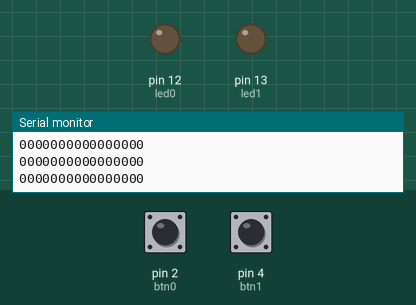
This sketch was run on a simulated Arduino Uno, built with avr-gcc and run on an emulated ATmega328P. Parts: output pins drawn as LEDs (lit = HIGH), the last lines printed to the serial monitor. The inputs (shaded band) are chosen by the test bench; at power-on: pin 2 (btn0) LOW, pin 4 (btn1) LOW.

Above: at 1.2 s.
1.3 s: pin 2 (btn0) pulled HIGH for 0.15 s
At 2.0 s:
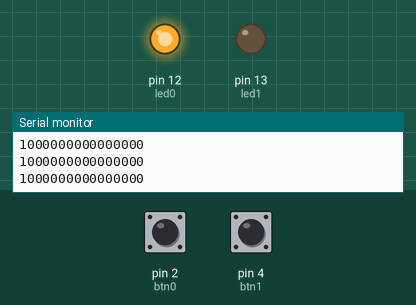
2.9 s: pin 4 (btn1) pulled HIGH for 0.15 s
At 3.3 s:
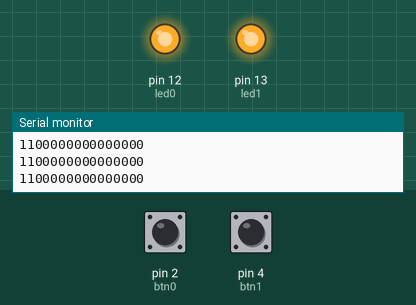
4.5 s: pin 2 (btn0) pulled HIGH for 3.2 s
At 7.7 s:
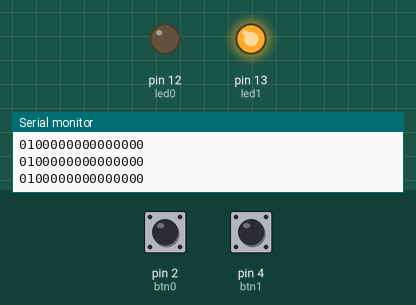
9.2 s: pin 2 (btn0) pulled HIGH for 1 s
At 10.4 s:
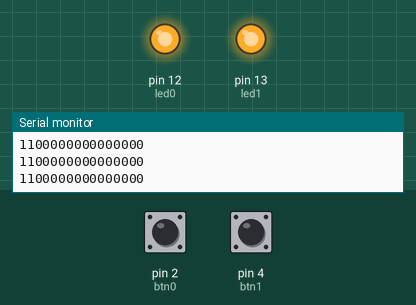
11.7 s: pin 4 (btn1) pulled HIGH for 3.2 s
At 14.4 s:
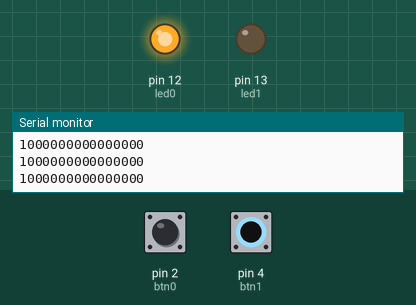
Timing chart, 0 to 15.9 s (numbered marks = the images above; inputs shaded):
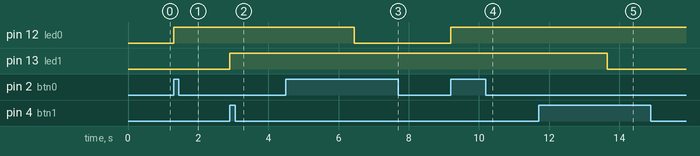

The sketch:

button_control.ino
```cpp
#define runEvery(t) for (static uint16_t _lasttime;\
                         (uint16_t)((uint16_t)millis() - _lasttime) >= (t);\
                         _lasttime += (t))

int btn0 = 2;
int btn1 = 4;
int led0 = 12;
int led1 = 13;

int state0 = LOW;      // the current state of the led pin
int reading0;           // the current reading from the input pin
int previous0 = LOW;    // the previous reading from the input pin
int state1 = LOW;
int reading1;
int previous1 = LOW;

int count0 = 0;
int count1 = 0;

int msg;               // 0000000000000000

int swap_state(int state){
  if (state == HIGH){
    return LOW;}
  else{
    return HIGH;}
}

void setup()
{
  Serial.begin(9600);
  pinMode(btn0, INPUT);
  pinMode(led0, OUTPUT);
  pinMode(btn1, INPUT);
  pinMode(led1, OUTPUT);
}

void loop()
{
  runEvery(50){
    reading0 = digitalRead(btn0);
    reading1 = digitalRead(btn1);
//    Serial.print(count0);
//    Serial.println(count1);
    // Button 0
    if (state0 == LOW){ // When call is inactive, check press
      if (reading0 == HIGH && previous0 == LOW) {
        state0 = swap_state(state0);
      }
    }
    else{ // When call is active
      if(reading0 == HIGH){ // Check press
        count0 += 1;
        if (count0 >= 40){ // Check if button is being pressed for 2 second
          state0 = LOW;
          count0 = 0;
        }
      }
      else{
        count0 = 0;
      }
    }

    // Button 1
    if (state1 == LOW){ // When call is inactive, check press
      count1 == 0;
      if (reading1 == HIGH && previous1 == LOW) {
        state1 = swap_state(state1);
      }
    }
    else{ // When call is active
      if(reading1 == HIGH){ // Check press
        count1 += 1;
        if (count1 >= 40){ // Check if button is being pressed for 2 second
          state1 = LOW;
          count1 = 0;
        }
      }
      else{
        count1 = 0;
      }
    }


  //  Serial.println(state);
    digitalWrite(led0, state0);
    digitalWrite(led1, state1);

    previous0 = reading0;
    previous1 = reading1;
  }

  runEvery(110){
    String msg ;
    msg.concat(int(state0));
    msg.concat(int(state1));
    for(int i=0;i<14;i++){
      msg.concat(0);
    }
    Serial.println(msg);
//    Serial.print("SENT: ");
//    Serial.println(bytesSent);
  }
}
```

Measured:
- after the input at 1.3 s, pin 12 (led0): LOW → HIGH at once
- after the input at 2.9 s, pin 13 (led1): LOW → HIGH at once
- after the input at 4.5 s, pin 12 (led0): HIGH → LOW after 2.0 s
- after the input at 9.2 s, pin 12 (led0): LOW → HIGH at once
- after the input at 11.7 s, pin 13 (led1): HIGH → LOW after 2.0 s
